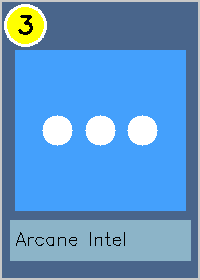
#> input picture tests/fixtures/detection/cards/arcane_intellect_test.png, 200 x 280 px; its folder holds only this picture in this run
$ python -i safe_preprocessor.py   (imports and definitions only)   (older library calls are emulated)
#> lines starting #> are read from the running program, lines starting #| are printed output that depends on the picture
#> further down, picture is the input picture: shape (280, 200, 3); mean B, G, R 202.1, 150, 94.3
"""
Safe Image Preprocessing for Enhanced Card Detection

Provides advanced image enhancement techniques with quality assessment
and graceful fallbacks to ensure preprocessing only improves detection.
Part of the Zero-Cost Detection Enhancement Plan.
"""

import cv2
import numpy as np
import logging
from typing import Optional, Tuple, Dict, Any
from dataclasses import dataclass


@dataclass
class ImageQualityMetrics:
    """Container for image quality assessment results."""
    brightness: float      # 0-255 range
    contrast: float        # Standard deviation of pixel values
    sharpness: float       # Laplacian variance (blur detection)
    overall_score: float   # 0-1 composite quality score


class SafeImagePreprocessor:
    """
    Safe image preprocessing with quality assessment and fallbacks.

    Only applies enhancements if they improve image quality.
    Always preserves original image as fallback option.
    """

    def __init__(self):
        """Initialize the safe image preprocessor."""
        self.logger = logging.getLogger(__name__)

        # Quality thresholds for enhancement decisions
        self.MIN_BRIGHTNESS = 30
        self.MAX_BRIGHTNESS = 220
        self.MIN_CONTRAST = 20
        self.MIN_SHARPNESS = 10

        # Enhancement parameters (conservative settings)
        self.CLAHE_CLIP_LIMIT = 2.0
        self.CLAHE_GRID_SIZE = (8, 8)
        self.BILATERAL_D = 9
        self.BILATERAL_SIGMA_COLOR = 75
        self.BILATERAL_SIGMA_SPACE = 75

        self.logger.info("SafeImagePreprocessor initialized with conservative settings")

    def assess_image_quality(self, image: np.ndarray) -> ImageQualityMetrics:
        """
        Assess image quality across multiple metrics.

        Args:
            image: Input image (BGR format)

        Returns:
            ImageQualityMetrics object with quality scores
        """
        try:
            # Convert to grayscale for analysis
            if len(image.shape) == 3:
                gray = cv2.cvtColor(image, cv2.COLOR_BGR2GRAY)
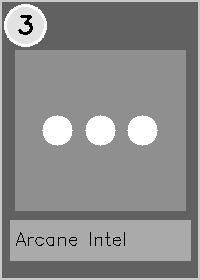
#> gray: shape (280, 200); min 0, max 255, mean 139.3
            else:
                gray = image.copy()

            # Brightness assessment (mean pixel value)
            brightness = np.mean(gray)
#> brightness = 139.3

            # Contrast assessment (standard deviation)
            contrast = np.std(gray)
#> contrast = 40.9

            # Sharpness assessment (Laplacian variance - higher is sharper)
            laplacian = cv2.Laplacian(gray, cv2.CV_64F)
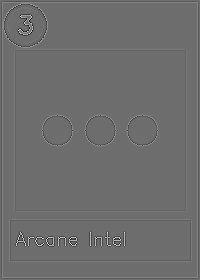
#> laplacian: shape (280, 200) float64; min -510, max 680, mean 0; drawn with min black and max white
            sharpness = laplacian.var()
#> sharpness = 2475.6

            # Calculate overall quality score (0-1 range)
            brightness_score = self._normalize_brightness_score(brightness)
#> brightness_score = 1
            contrast_score = min(1.0, contrast / 50.0)  # Normalize contrast
#> contrast_score = 0.818
            sharpness_score = min(1.0, sharpness / 100.0)  # Normalize sharpness
#> sharpness_score = 1

            overall_score = (brightness_score + contrast_score + sharpness_score) / 3.0
#> overall_score = 0.939

            metrics = ImageQualityMetrics(
                brightness=brightness,
                contrast=contrast,
                sharpness=sharpness,
                overall_score=overall_score
            )

            self.logger.debug(f"Quality assessment - Brightness: {brightness:.1f}, "
                            f"Contrast: {contrast:.1f}, Sharpness: {sharpness:.1f}, "
                            f"Overall: {overall_score:.3f}")

            return metrics

        except Exception as e:
            self.logger.error(f"Quality assessment failed: {e}")
            # Return neutral quality metrics on error
            return ImageQualityMetrics(
                brightness=128.0,
                contrast=25.0,
                sharpness=50.0,
                overall_score=0.5
            )

    def _normalize_brightness_score(self, brightness: float) -> float:
        """Normalize brightness to 0-1 score (optimal around 100-150)."""
        if 100 <= brightness <= 150:
            return 1.0
        elif 80 <= brightness <= 180:
            return 0.8
        elif 50 <= brightness <= 200:
            return 0.6
        else:
            return 0.3

    # [78 lines left out: functions apply_clahe, apply_bilateral_filter, apply_unsharp_mask, not called in this run]

    def enhance_card_region(self, image: np.ndarray, aggressive: bool = False) -> np.ndarray:
        """
        Apply complete enhancement pipeline with quality checking.

        Args:
            image: Input card region image
            aggressive: If True, apply stronger enhancements for poor quality images

        Returns:
            Enhanced image (or original if enhancement doesn't improve quality)
        """
        if image is None or image.size == 0:
            self.logger.warning("Invalid image provided for enhancement")
            return image

        try:
            # Assess original image quality
            original_quality = self.assess_image_quality(image)

            # Start with a copy to preserve original
            enhanced = image.copy()

            # Step 1: CLAHE for contrast enhancement
            if original_quality.contrast < self.MIN_CONTRAST or original_quality.brightness < 50:
                enhanced = self.apply_clahe(enhanced)
                self.logger.debug("Applied CLAHE for contrast enhancement")

            # Step 2: Bilateral filtering for noise reduction
            if original_quality.overall_score < 0.7:  # Apply if quality is below threshold
                enhanced = self.apply_bilateral_filter(enhanced)
                self.logger.debug("Applied bilateral filtering for noise reduction")

            # Step 3: Unsharp masking for detail enhancement
            sharpening_strength = 0.3 if not aggressive else 0.6
            if original_quality.sharpness < self.MIN_SHARPNESS:
                enhanced = self.apply_unsharp_mask(enhanced, strength=sharpening_strength)
                self.logger.debug(f"Applied unsharp masking with strength {sharpening_strength}")

            # Quality check: only use enhanced version if it's actually better
            enhanced_quality = self.assess_image_quality(enhanced)

            if enhanced_quality.overall_score > original_quality.overall_score:
                self.logger.debug(f"Enhancement successful: {original_quality.overall_score:.3f} → "
                                f"{enhanced_quality.overall_score:.3f}")
                return enhanced
            else:
                self.logger.debug(f"Enhancement did not improve quality: {original_quality.overall_score:.3f} → "
                                f"{enhanced_quality.overall_score:.3f}, using original")
                return image

        except Exception as e:
            self.logger.error(f"Enhancement pipeline failed: {e}")
            return image

    # [80 lines left out: functions prepare_multi_scale_regions, get_enhancement_recommendation, not called in this run]


# Global instance for easy access
_safe_preprocessor = None


# [11 lines left out: function get_safe_preprocessor, not called in this run]

>>> import cv2
>>> picture = cv2.imread('../../tests/fixtures/detection/cards/arcane_intellect_test.png')
>>> result = SafeImagePreprocessor().enhance_card_region(picture)

$ run again, on tests/fixtures/detection/cards/fireball_test.png
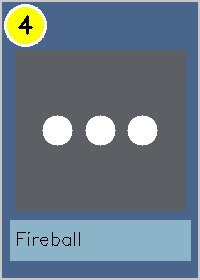
#> input picture tests/fixtures/detection/cards/fireball_test.png, 200 x 280 px
#> picture is the input picture: shape (280, 200, 3); mean B, G, R 133.4, 121.4, 105.5
#> in assess_image_quality, `gray = cv2.cvtColor(image, cv2.COLOR_BGR2GRAY)`:
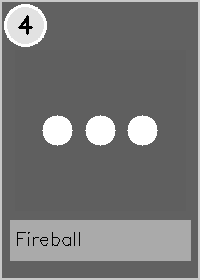
#> gray: shape (280, 200); min 0, max 255, mean 117.8
#> brightness = 117.8
#> contrast = 45.46
#> in assess_image_quality, `laplacian = cv2.Laplacian(gray, cv2.CV_64F)`:
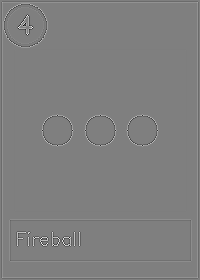
#> laplacian: shape (280, 200) float64; min -678, max 680, mean 0; drawn with min black and max white
#> sharpness = 2245.9
#> brightness_score = 1
#> contrast_score = 0.909
#> sharpness_score = 1
#> overall_score = 0.97
